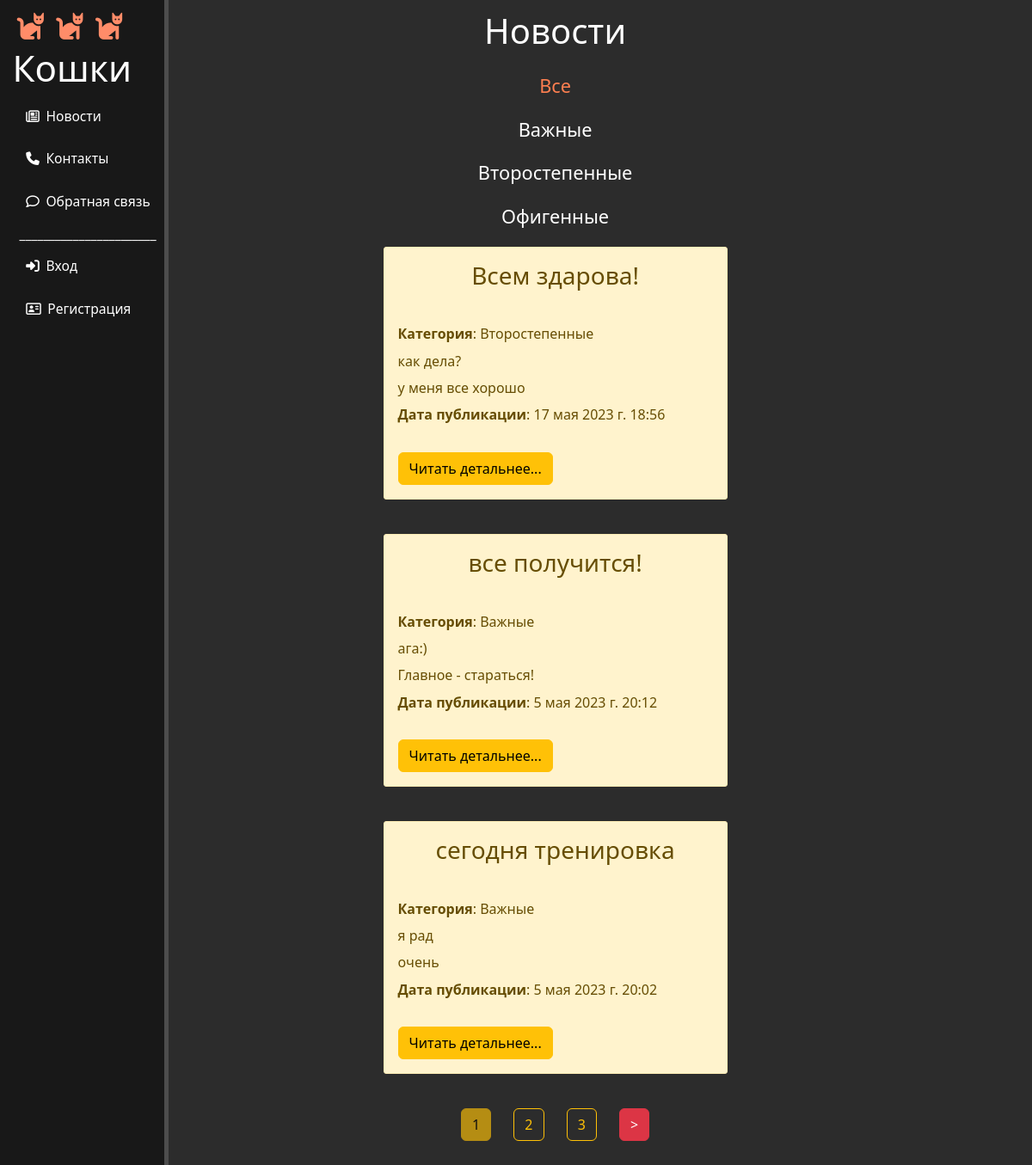
Page /news/ on the committed database.
### news/models.py (models this page shows, shortened)
class Category(models.Model):
    name = models.CharField('Название', max_length=50, db_index=True)
    slug = models.SlugField('URL', max_length=255, unique=True, db_index=True)
    def __str__(self):
        return self.name
    def get_absolute_url(self):
        return reverse('news_category', kwargs={'cat_slug': self.slug})
    class Meta:
        verbose_name = 'Категория'
        verbose_name_plural = 'Категории'
        ordering = ['name']

class Articles(models.Model):
    title = models.CharField('Название', max_length=100)
    slug = models.SlugField('URL', max_length=255, unique=True, db_index=True)
    anons = models.CharField('Анонс', max_length=200)
    full_text = models.TextField('Статья')
    date = models.DateTimeField('Дата публикации', default=tests.default_datetime)
    is_published = models.BooleanField('Опубликовано', default=True)
    cat = models.ForeignKey('Category', verbose_name='Категория', on_delete=models.PROTECT)
    def get_absolute_url(self):
        return reverse('news_detail', kwargs={'cat_slug': self.cat.slug, 'art_slug': self.slug})
    class Meta:
        verbose_name = 'Новость'
        verbose_name_plural = 'Новости'
        ordering = ['-date', 'title']

### news/views.py (the view)
# urls.py: path('', views.NewsHome.as_view(), name='news_home'),
class NewsHome(DataMixin, ListView):
    model = Articles
    template_name = 'news/news_home.html'
    context_object_name = 'news'
    def get_queryset(self):
        return Articles.objects.filter(is_published=True).select_related('cat')
    def get_context_data(self, *, object_list=None, **kwargs):
        context = super().get_context_data(**kwargs)
        c_def = self.get_user_context(title='Новости')
        return context | c_def

### news/templatetags/news_tags.py (called while the page is built)
@register.inclusion_tag('news/list_categories.html', name='show_cats')
def show_categories(sort=None, cat_selected='none'):
    cats = cache.get('cats')
    if not cats:
        if not sort:
            cats = Category.objects.all().annotate(Count('articles'))
        else:
            cats = Category.objects.order_by(sort).annotate(Count('articles'))
        cache.set('cats', cats, 100)
    return {'cats': cats, 'cat_selected': cat_selected}

### news/utils.py (called while the page is built)
    def get_user_context(self, **kwargs):
        context = kwargs
        if 'cat_selected' not in context:
            context['cat_selected'] = 'none'
        return context

### news/templates/news/news_home.html (shortened to what this page needs)
{% extends 'main/layout.html' %}
{% load news_tags %}
{% load cache %}
{% block content %}
    <div class="features">
      <h1 style="margin-bottom: 2vw;">Новости</h1>
        {% if cat_selected == 'none' %}
            <div class="cl"><p class="selected">Все</p></div>
        {% else %}
            <div class="cl"><p><a class='news_category' href="{% url 'news_home' %}">Все</a></p></div>
        {% endif %}
        {% show_cats 'name' cat_selected %}
        {% if news %}
            {% for el in news %}
                <div class="alert alert-warning">
                    <h3>{{ el.title }}</h3><br>
                    <p><b>Категория</b>: {{ el.cat }}</p>
                    <p>{{ el.anons }}</p>
                    <p>{{ el.full_text|linebreaks|truncatewords:10 }}</p>
                    <p><b>Дата публикации</b>: {{ el.date }}</p><br>
                    <a href="{{ el.get_absolute_url }}" class="btn btn-warning">Читать детальнее...</a>
                </div>
            {% endfor %}
        {% else %}
            <p>У вас нет записей!</p>
        {% endif %}
        {% if not page_obj.has_other_pages %}
        {% else %}
        <div class="list-pages">
            <ul>
                {% for p in paginator.page_range %}
                    {% if page_obj.number == p %}
                    <li class="page-number"><button class="btn btn-warning" disabled>{{ p }}</button></li>
                    {% elif p >= page_obj.number|add:-2 and p <= page_obj.number|add:2 %}
                    <li class="page-number"><a href="?page={{ p }}" class="btn btn-outline-warning">{{ p }}</a></li>
                    {% endif %}
                {% endfor %}
                {% if page_obj.has_next %}
                    <li><a href="?page={{ page_obj.next_page_number }}" class="btn btn-danger">&gt</a></li>
                {% endif %}
            </ul>
        </div>
        {% endif %}
    </div>
{% endblock %}

### news/templates/news/list_categories.html
{% for cat in cats %}
    {% if cat.articles__count > 0%}
        {% if cat.slug == cat_selected %}
            <div class="cl"><p class="selected">{{ cat.name }}</p></div>
        {% else %}
            <div class="cl"><p><a class='news_category' href="{{ cat.get_absolute_url }}">{{ cat.name }}</a></p></div>
        {% endif %}
    {% endif %}
{% endfor %}

### main/static/main/css/main.css (style rules this page uses)
body { background: #2c2c2c; }
main .features { float: left; color: white; margin-top: 1vw; text-align: center; width: 75%; }
main .features h1 { margin-bottom: 1vw; }
main .features p { max-width: 35vw; margin: 2% auto; }
.alert-warning { border-radius: 3px; clear: both; width: 400px; margin: 40px auto; margin-top: 0px; text-align: justify; }
.alert-warning h3 { text-align: center }
.selected { color: coral; font-size: 1.7em; margin: 0 0; }
a.news_category { color: white; text-decoration: none; font-size: 1.7em; }
.cl { font-size: 0.8em; }
.list-pages { text-align: center; }
.list-pages ul { list-style: none; padding: 0; }
.list-pages ul li { display: inline-block; padding: 0 11px; }

### rows in the picture
Category: name "Важные"
Category: name "Второстепенные"
Category: name "Офигенные"
Articles: title "Всем здарова!", cat "Второстепенные", anons "как дела?", full_text "у меня все хорошо", date "17 мая 2023 г. 18:56"
Articles: title "все получится!", cat "Важные", anons "ага:)", full_text "Главное - стараться!", date "5 мая 2023 г. 20:12"
Articles: title "сегодня тренировка", cat "Важные", anons "я рад", full_text "очень", date "5 мая 2023 г. 20:02"

### other values in the picture
{{ p }} "1"
{{ p }} "2" "3"
